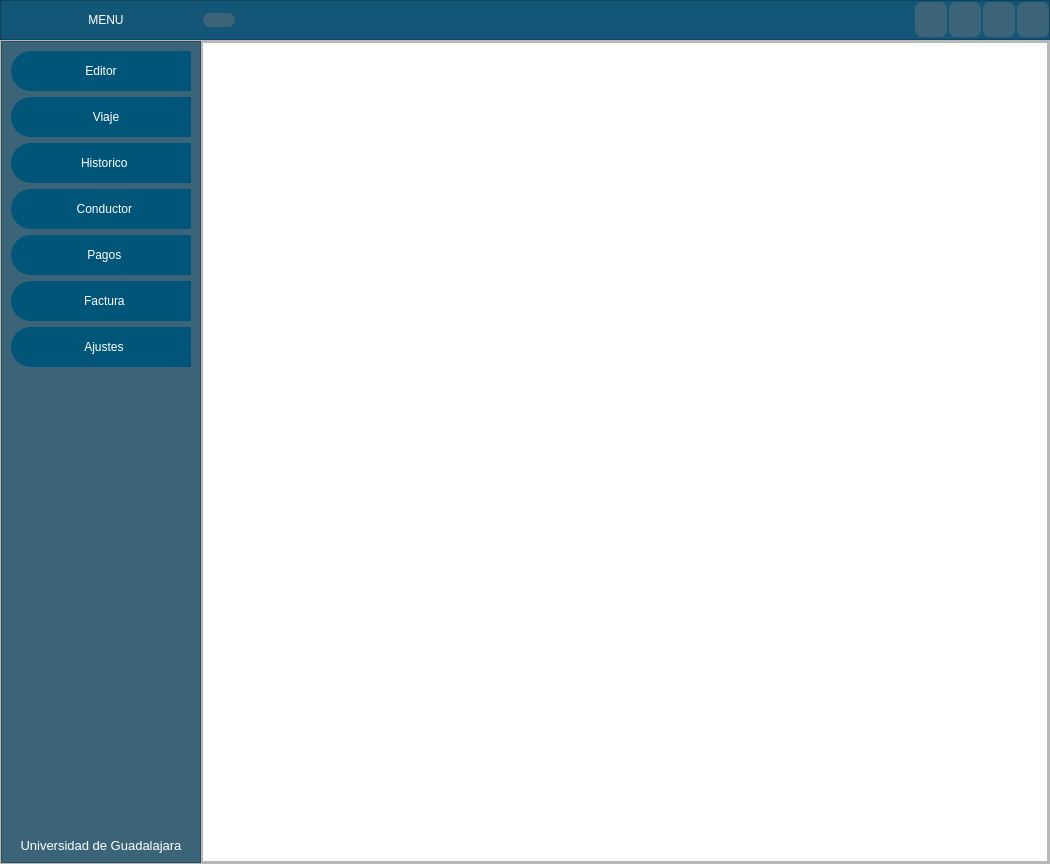
<?xml version="1.0" encoding="UTF-8"?>
<ui version="4.0">
 <class>MainWindow</class>
 <widget class="QMainWindow" name="MainWindow">
  <property name="geometry">
   <rect>
    <x>0</x>
    <y>0</y>
    <width>1050</width>
    <height>864</height>
   </rect>
  </property>
  <property name="windowTitle">
   <string>MainWindow</string>
  </property>
  <widget class="QWidget" name="centralwidget">
   <layout class="QVBoxLayout" name="verticalLayout">
    <property name="spacing">
     <number>0</number>
    </property>
    <property name="leftMargin">
     <number>0</number>
    </property>
    <property name="topMargin">
     <number>0</number>
    </property>
    <property name="rightMargin">
     <number>0</number>
    </property>
    <property name="bottomMargin">
     <number>0</number>
    </property>
    <item>
     <widget class="QFrame" name="frame_superior">
      <property name="minimumSize">
       <size>
        <width>0</width>
        <height>40</height>
       </size>
      </property>
      <property name="maximumSize">
       <size>
        <width>16777215</width>
        <height>40</height>
       </size>
      </property>
      <property name="styleSheet">
       <string notr="true">background-color: rgb(19, 86, 120);</string>
      </property>
      <property name="frameShape">
       <enum>QFrame::StyledPanel</enum>
      </property>
      <property name="frameShadow">
       <enum>QFrame::Raised</enum>
      </property>
      <layout class="QHBoxLayout" name="horizontalLayout_2">
       <property name="spacing">
        <number>2</number>
       </property>
       <property name="leftMargin">
        <number>0</number>
       </property>
       <property name="topMargin">
        <number>0</number>
       </property>
       <property name="rightMargin">
        <number>0</number>
       </property>
       <property name="bottomMargin">
        <number>0</number>
       </property>
       <item>
        <widget class="QPushButton" name="btn_menu">
         <property name="minimumSize">
          <size>
           <width>200</width>
           <height>35</height>
          </size>
         </property>
         <property name="maximumSize">
          <size>
           <width>16777215</width>
           <height>35</height>
          </size>
         </property>
         <property name="styleSheet">
          <string notr="true">QPushButton{
	
	
	color: rgb(255, 255, 255);
	alternate-background-color: rgb(60, 115, 120);
	font: 87 12pt &quot;Arial Black&quot;;
	border-radius:5px;
}
QPushButton:hover{
	
	background-color: rgb(60, 100, 120);
	font: 87 12pt &quot;Arial Black&quot;;

}</string>
         </property>
         <property name="text">
          <string>   MENU</string>
         </property>
         <property name="icon">
          <iconset>
           <normaloff>images/lista.png</normaloff>images/lista.png</iconset>
         </property>
        </widget>
       </item>
       <item>
        <widget class="QPushButton" name="pushButton">
         <property name="styleSheet">
          <string notr="true">QPushButton{
border-radius:7px;
background-color: rgb(60, 100, 120);
}
QPushButton:hover{
	border:10px solid rgb(50, 83, 100);
	
	background-color: rgb(255, 255, 255);

}</string>
         </property>
         <property name="text">
          <string/>
         </property>
         <property name="icon">
          <iconset>
           <normaloff>images/5486216.png</normaloff>images/5486216.png</iconset>
         </property>
         <property name="iconSize">
          <size>
           <width>65</width>
           <height>50</height>
          </size>
         </property>
        </widget>
       </item>
       <item>
        <spacer name="horizontalSpacer">
         <property name="orientation">
          <enum>Qt::Horizontal</enum>
         </property>
         <property name="sizeHint" stdset="0">
          <size>
           <width>656</width>
           <height>20</height>
          </size>
         </property>
        </spacer>
       </item>
       <item>
        <widget class="QPushButton" name="btn_minimizar">
         <property name="maximumSize">
          <size>
           <width>16777215</width>
           <height>35</height>
          </size>
         </property>
         <property name="styleSheet">
          <string notr="true">QPushButton{
border-radius:7px;
background-color: rgb(60, 100, 120);
}
QPushButton:hover{
	border:10px solid rgb(50, 83, 100);
	
	background-color: rgb(255, 255, 255);

}</string>
         </property>
         <property name="text">
          <string/>
         </property>
         <property name="icon">
          <iconset>
           <normaloff>images/3686939.png</normaloff>images/3686939.png</iconset>
         </property>
         <property name="iconSize">
          <size>
           <width>30</width>
           <height>30</height>
          </size>
         </property>
        </widget>
       </item>
       <item>
        <widget class="QPushButton" name="btn_restaurar">
         <property name="maximumSize">
          <size>
           <width>16777215</width>
           <height>35</height>
          </size>
         </property>
         <property name="styleSheet">
          <string notr="true">QPushButton{
border-radius:7px;
background-color: rgb(60, 100, 120);
}
QPushButton:hover{
	border:5px solid rgb(50, 83, 100);
	
	background-color: rgb(255, 255, 255);

}</string>
         </property>
         <property name="text">
          <string/>
         </property>
         <property name="icon">
          <iconset>
           <normaloff>images/3287392.png</normaloff>images/3287392.png</iconset>
         </property>
         <property name="iconSize">
          <size>
           <width>30</width>
           <height>30</height>
          </size>
         </property>
        </widget>
       </item>
       <item>
        <widget class="QPushButton" name="btn_maximizar">
         <property name="maximumSize">
          <size>
           <width>16777215</width>
           <height>35</height>
          </size>
         </property>
         <property name="styleSheet">
          <string notr="true">QPushButton{
border-radius:7px;
background-color: rgb(60, 100, 120);
}
QPushButton:hover{
	border:5px solid rgb(50, 83, 100);
	
	background-color: rgb(255, 255, 255);

}</string>
         </property>
         <property name="text">
          <string/>
         </property>
         <property name="icon">
          <iconset>
           <normaloff>images/3287396.png</normaloff>images/3287396.png</iconset>
         </property>
         <property name="iconSize">
          <size>
           <width>30</width>
           <height>30</height>
          </size>
         </property>
        </widget>
       </item>
       <item>
        <widget class="QPushButton" name="btn_cerrar">
         <property name="maximumSize">
          <size>
           <width>16777215</width>
           <height>35</height>
          </size>
         </property>
         <property name="styleSheet">
          <string notr="true">QPushButton{
border-radius:7px;
background-color: rgb(60, 100, 120);
}
QPushButton:hover{
	border:10px solid rgb(50, 83, 100);
	
	background-color: rgb(255, 255, 255);

}</string>
         </property>
         <property name="text">
          <string/>
         </property>
         <property name="icon">
          <iconset>
           <normaloff>images/51517.png</normaloff>images/51517.png</iconset>
         </property>
         <property name="iconSize">
          <size>
           <width>30</width>
           <height>30</height>
          </size>
         </property>
        </widget>
       </item>
      </layout>
     </widget>
    </item>
    <item>
     <widget class="QFrame" name="frame_inferior">
      <property name="frameShape">
       <enum>QFrame::StyledPanel</enum>
      </property>
      <property name="frameShadow">
       <enum>QFrame::Raised</enum>
      </property>
      <layout class="QHBoxLayout" name="horizontalLayout">
       <property name="spacing">
        <number>0</number>
       </property>
       <property name="leftMargin">
        <number>0</number>
       </property>
       <property name="topMargin">
        <number>0</number>
       </property>
       <property name="rightMargin">
        <number>0</number>
       </property>
       <property name="bottomMargin">
        <number>0</number>
       </property>
       <item>
        <widget class="QFrame" name="frame_menu">
         <property name="minimumSize">
          <size>
           <width>200</width>
           <height>0</height>
          </size>
         </property>
         <property name="maximumSize">
          <size>
           <width>0</width>
           <height>16777215</height>
          </size>
         </property>
         <property name="styleSheet">
          <string notr="true">QFrame{
background-color: rgb(60, 100, 120);
}
QPushButton{
background-color: rgb(0, 85, 120);
border-top-left-radius:20px;
border-bottom-left-radius:20px;
font: 75 12pt &quot;Arial Narrow&quot;;

}
QPushButton:hover{
	background-color: rgb(50, 84, 100);
border-top-left-radius:20px;
border-bottom-left-radius:20px;
font: 75 12pt &quot;Arial Narrow&quot;;
}</string>
         </property>
         <property name="frameShape">
          <enum>QFrame::StyledPanel</enum>
         </property>
         <property name="frameShadow">
          <enum>QFrame::Raised</enum>
         </property>
         <layout class="QVBoxLayout" name="verticalLayout_3">
          <item>
           <widget class="QPushButton" name="btn_inicio">
            <property name="minimumSize">
             <size>
              <width>0</width>
              <height>40</height>
             </size>
            </property>
            <property name="maximumSize">
             <size>
              <width>16777215</width>
              <height>40</height>
             </size>
            </property>
            <property name="layoutDirection">
             <enum>Qt::LeftToRight</enum>
            </property>
            <property name="autoFillBackground">
             <bool>false</bool>
            </property>
            <property name="styleSheet">
             <string notr="true">color: rgb(255, 255, 255);</string>
            </property>
            <property name="text">
             <string notr="true">Editor</string>
            </property>
            <property name="icon">
             <iconset>
              <normaloff>images/845022.png</normaloff>images/845022.png</iconset>
            </property>
            <property name="iconSize">
             <size>
              <width>30</width>
              <height>30</height>
             </size>
            </property>
            <property name="checkable">
             <bool>false</bool>
            </property>
            <property name="checked">
             <bool>false</bool>
            </property>
            <property name="autoExclusive">
             <bool>false</bool>
            </property>
            <property name="autoDefault">
             <bool>false</bool>
            </property>
            <property name="default">
             <bool>false</bool>
            </property>
            <property name="flat">
             <bool>false</bool>
            </property>
           </widget>
          </item>
          <item>
           <widget class="QPushButton" name="btn_viajes">
            <property name="minimumSize">
             <size>
              <width>0</width>
              <height>40</height>
             </size>
            </property>
            <property name="maximumSize">
             <size>
              <width>16777215</width>
              <height>40</height>
             </size>
            </property>
            <property name="styleSheet">
             <string notr="true">color: rgb(255, 255, 255);</string>
            </property>
            <property name="text">
             <string>   Viaje</string>
            </property>
            <property name="icon">
             <iconset>
              <normaloff>images/carro-familiar.png</normaloff>images/carro-familiar.png</iconset>
            </property>
            <property name="iconSize">
             <size>
              <width>30</width>
              <height>30</height>
             </size>
            </property>
            <property name="checkable">
             <bool>false</bool>
            </property>
            <property name="checked">
             <bool>false</bool>
            </property>
            <property name="autoExclusive">
             <bool>false</bool>
            </property>
           </widget>
          </item>
          <item>
           <widget class="QPushButton" name="btn_historico">
            <property name="minimumSize">
             <size>
              <width>0</width>
              <height>40</height>
             </size>
            </property>
            <property name="maximumSize">
             <size>
              <width>16777215</width>
              <height>40</height>
             </size>
            </property>
            <property name="styleSheet">
             <string notr="true">color: rgb(255, 255, 255);</string>
            </property>
            <property name="text">
             <string>  Historico</string>
            </property>
            <property name="icon">
             <iconset>
              <normaloff>images/1584786.png</normaloff>images/1584786.png</iconset>
            </property>
            <property name="iconSize">
             <size>
              <width>30</width>
              <height>30</height>
             </size>
            </property>
            <property name="checkable">
             <bool>false</bool>
            </property>
            <property name="autoExclusive">
             <bool>false</bool>
            </property>
           </widget>
          </item>
          <item>
           <widget class="QPushButton" name="btn_conductor">
            <property name="minimumSize">
             <size>
              <width>0</width>
              <height>40</height>
             </size>
            </property>
            <property name="maximumSize">
             <size>
              <width>16777215</width>
              <height>40</height>
             </size>
            </property>
            <property name="styleSheet">
             <string notr="true">color: rgb(255, 255, 255);</string>
            </property>
            <property name="text">
             <string>  Conductor</string>
            </property>
            <property name="icon">
             <iconset>
              <normaloff>images/conductor (1).png</normaloff>images/conductor (1).png</iconset>
            </property>
            <property name="iconSize">
             <size>
              <width>30</width>
              <height>30</height>
             </size>
            </property>
            <property name="checkable">
             <bool>false</bool>
            </property>
            <property name="autoExclusive">
             <bool>false</bool>
            </property>
           </widget>
          </item>
          <item>
           <widget class="QPushButton" name="btn_pagos">
            <property name="minimumSize">
             <size>
              <width>0</width>
              <height>40</height>
             </size>
            </property>
            <property name="maximumSize">
             <size>
              <width>16777215</width>
              <height>40</height>
             </size>
            </property>
            <property name="styleSheet">
             <string notr="true">color: rgb(255, 255, 255);</string>
            </property>
            <property name="text">
             <string>  Pagos</string>
            </property>
            <property name="icon">
             <iconset>
              <normaloff>../../SSPBD/Proyecto/Programa/images/dollar_1.png</normaloff>../../SSPBD/Proyecto/Programa/images/dollar_1.png</iconset>
            </property>
            <property name="iconSize">
             <size>
              <width>30</width>
              <height>30</height>
             </size>
            </property>
            <property name="checkable">
             <bool>false</bool>
            </property>
            <property name="autoExclusive">
             <bool>false</bool>
            </property>
           </widget>
          </item>
          <item>
           <widget class="QPushButton" name="btn_factura">
            <property name="minimumSize">
             <size>
              <width>0</width>
              <height>40</height>
             </size>
            </property>
            <property name="maximumSize">
             <size>
              <width>16777215</width>
              <height>40</height>
             </size>
            </property>
            <property name="styleSheet">
             <string notr="true">color: rgb(255, 255, 255);</string>
            </property>
            <property name="text">
             <string>  Factura</string>
            </property>
            <property name="icon">
             <iconset>
              <normaloff>images/679769 (1).png</normaloff>images/679769 (1).png</iconset>
            </property>
            <property name="iconSize">
             <size>
              <width>30</width>
              <height>30</height>
             </size>
            </property>
            <property name="checkable">
             <bool>false</bool>
            </property>
            <property name="autoExclusive">
             <bool>false</bool>
            </property>
           </widget>
          </item>
          <item>
           <widget class="QPushButton" name="btn_ajustes">
            <property name="minimumSize">
             <size>
              <width>0</width>
              <height>40</height>
             </size>
            </property>
            <property name="maximumSize">
             <size>
              <width>16777215</width>
              <height>40</height>
             </size>
            </property>
            <property name="styleSheet">
             <string notr="true">color: rgb(255, 255, 255);</string>
            </property>
            <property name="text">
             <string>  Ajustes</string>
            </property>
            <property name="icon">
             <iconset>
              <normaloff>images/1077198.png</normaloff>images/1077198.png</iconset>
            </property>
            <property name="iconSize">
             <size>
              <width>30</width>
              <height>30</height>
             </size>
            </property>
            <property name="checkable">
             <bool>false</bool>
            </property>
            <property name="autoExclusive">
             <bool>false</bool>
            </property>
           </widget>
          </item>
          <item>
           <spacer name="verticalSpacer">
            <property name="orientation">
             <enum>Qt::Vertical</enum>
            </property>
            <property name="sizeHint" stdset="0">
             <size>
              <width>20</width>
              <height>263</height>
             </size>
            </property>
           </spacer>
          </item>
          <item>
           <widget class="QLabel" name="label">
            <property name="font">
             <font>
              <pointsize>10</pointsize>
              <weight>50</weight>
              <italic>false</italic>
              <bold>false</bold>
             </font>
            </property>
            <property name="styleSheet">
             <string notr="true">color: rgb(255, 255, 255);</string>
            </property>
            <property name="text">
             <string>Universidad de Guadalajara</string>
            </property>
            <property name="alignment">
             <set>Qt::AlignCenter</set>
            </property>
           </widget>
          </item>
         </layout>
        </widget>
       </item>
       <item>
        <widget class="QFrame" name="frame_contenedor">
         <property name="frameShape">
          <enum>QFrame::StyledPanel</enum>
         </property>
         <property name="frameShadow">
          <enum>QFrame::Raised</enum>
         </property>
         <layout class="QVBoxLayout" name="verticalLayout_2">
          <property name="spacing">
           <number>0</number>
          </property>
          <property name="leftMargin">
           <number>0</number>
          </property>
          <property name="topMargin">
           <number>0</number>
          </property>
          <property name="rightMargin">
           <number>0</number>
          </property>
          <property name="bottomMargin">
           <number>0</number>
          </property>
          <item>
           <widget class="QPlainTextEdit" name="plainTextEdit">
            <property name="styleSheet">
             <string notr="true">font: 9pt &quot;Courier New&quot;;</string>
            </property>
           </widget>
          </item>
         </layout>
        </widget>
       </item>
      </layout>
     </widget>
    </item>
   </layout>
  </widget>
 </widget>
 <resources/>
 <connections/>
</ui>
